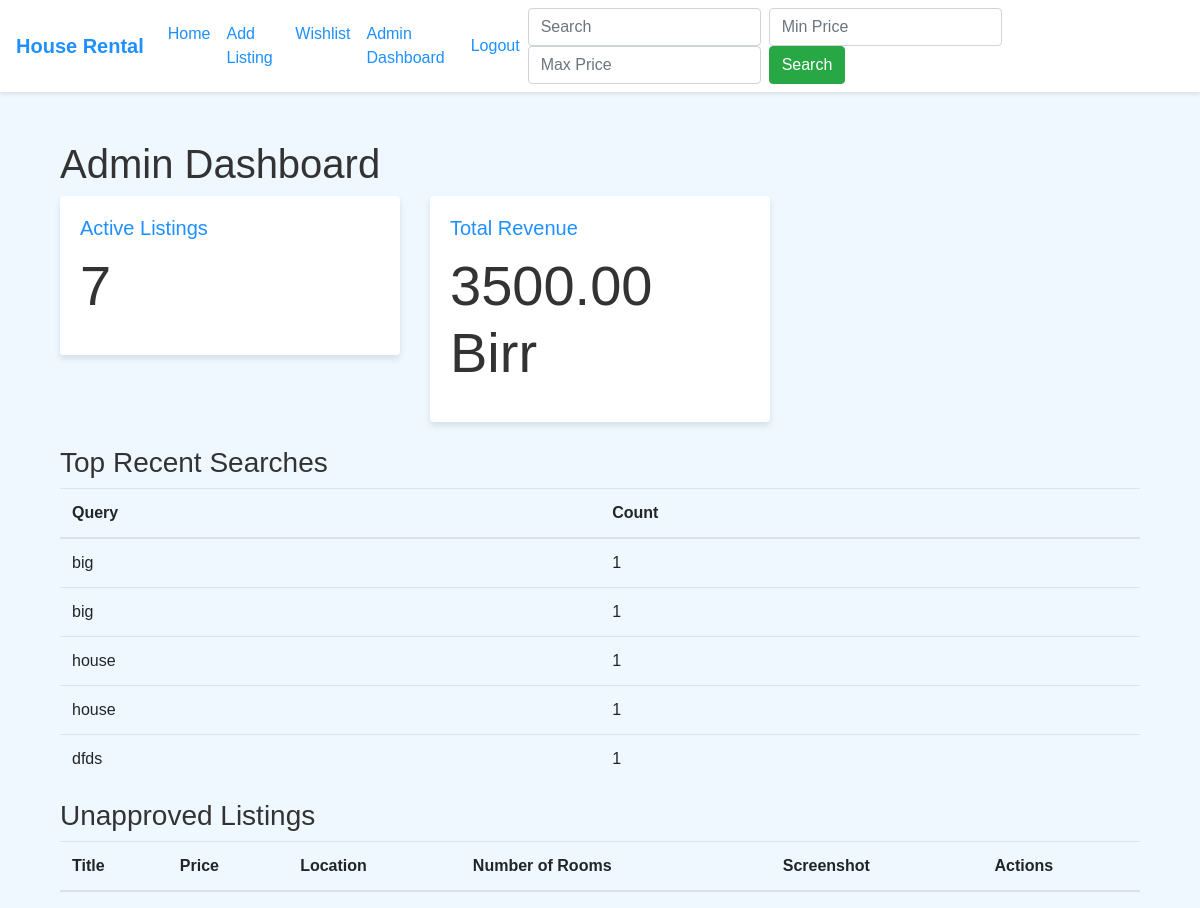
Before: /admin_dashboard (signed in) with the older database file.
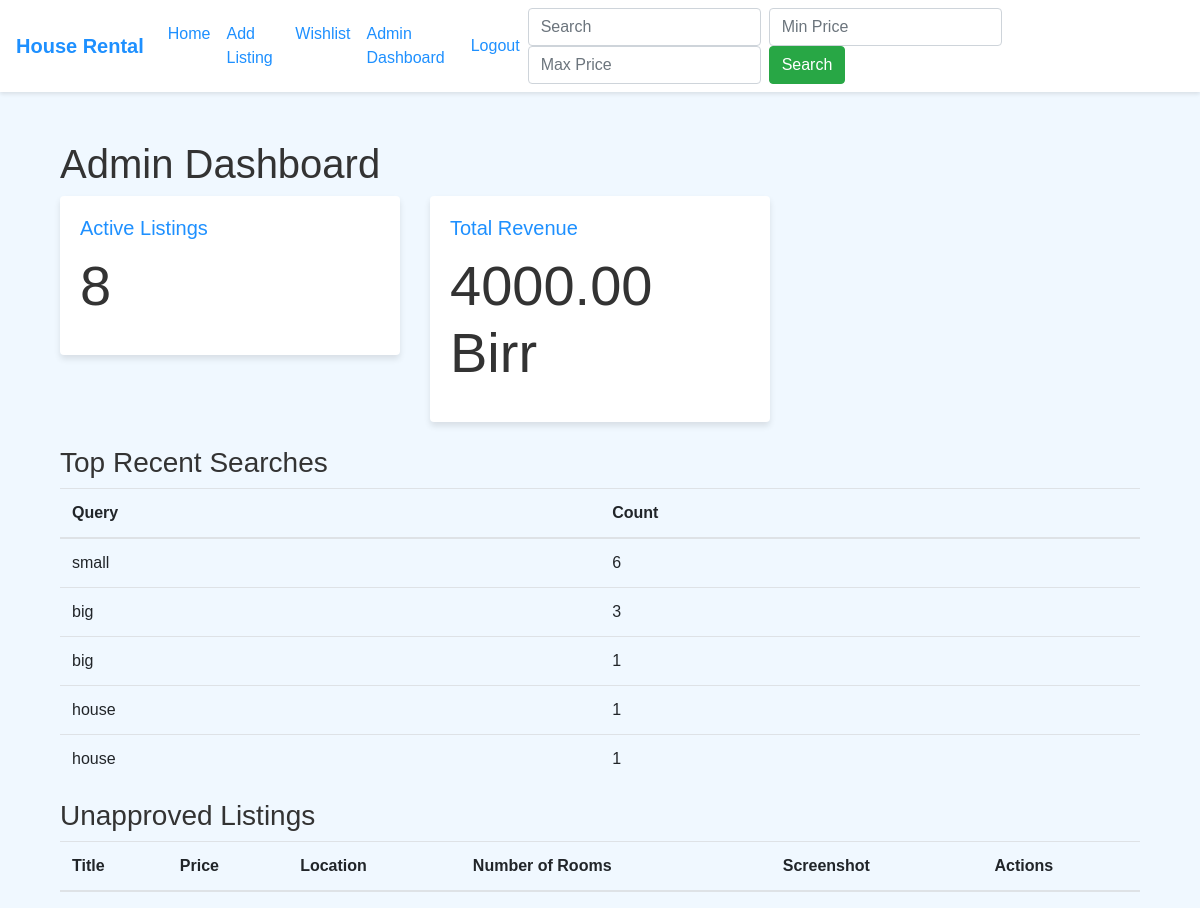
After: the same page with the newer database file.
### app.py (models this page shows)
class SearchTrend(db.Model):
    id = db.Column(db.Integer, primary_key=True)
    query = db.Column(db.String(100), nullable=False)
    count = db.Column(db.Integer, nullable=False)

### app.py (the view)
@app.route("/admin_dashboard", methods=['GET'])
@login_required
def admin_dashboard():
    if not current_user.is_authenticated:
        flash('Please log in to access the admin dashboard.', 'error')
        return redirect(url_for('login'))
    if current_user.role != 'admin':
        flash('You are not authorized to access the admin dashboard.', 'error')
        return redirect(url_for('home'))
    active_listings = HouseListing.query.filter(HouseListing.payDate != None).count()
    revenue = active_listings * 500  # Assuming each listing costs 500 birr
    unapproved_listings = HouseListing.query.filter(HouseListing.payDate.is_(None)).all()
    search_trends =  db.session.query(SearchTrend).order_by(SearchTrend.count.desc()).limit(5).all()
    return render_template('admin_dashboard.html',
                           active_listings=active_listings,
                           revenue=revenue,
                           search_trends=search_trends,
                           unapproved_listings=unapproved_listings
                           )

### app.py (called while the page is built)
@login_manager.user_loader
def load_user(user_id):
    return User.query.get(int(user_id))

### templates/admin_dashboard.html (shortened to what this page needs)
{% extends "base.html" %}
{% block content %}
<!DOCTYPE html>
<html lang="en">
<head>
</head>
<body>
    <div class="container mt-4">
        <h1>Admin Dashboard</h1>
        <div class="row mb-4">
            <div class="col-md-4">
                <div class="card">
                    <div class="card-body">
                        <h5 class="card-title">Active Listings</h5>
                        <p class="display-4">{{ active_listings }}</p>
                    </div>
                </div>
            </div>
            <div class="col-md-4">
                <div class="card">
                    <div class="card-body">
                        <h5 class="card-title">Total Revenue</h5>
                        <p class="display-4">{{ "%.2f"|format(revenue) }} Birr</p>
                    </div>
                </div>
            </div>
        </div>
        <h3>Top Recent Searches</h3>
        <table class="table">
            <thead>
                <tr>
                    <th>Query</th>
                    <th>Count</th>
                </tr>
            </thead>
            <tbody>
                {% for search in search_trends %}
                <tr>
                    <td>{{ search.query }}</td>
                    <td>{{ search.count }}</td>
                </tr>
                {% endfor %}
            </tbody>
        </table>
        <h3>Unapproved Listings</h3>
        <table class="table">
            <thead>
                <tr>
                    <th>Title</th>
                    <th>Price</th>
                    <th>Location</th>
                    <th>Number of Rooms</th>
                    <th>Screenshot</th>
                    <th>Actions</th>
                </tr>
            </thead>
        </table>
    </div>
</body>
</html>
{% endblock %}

Changed rows visible on the page:
no longer on this page (row unchanged): SearchTrend: query "dfds", count "1"
added SearchTrend: query "small", count "6"
changed SearchTrend (number 2 of 5 on the later page): count "1" → "3"
Other visible differences:
{{ active_listings }}: "7" → "8"
{{ "%.2f"|format(revenue) }}: "3500.00" → "4000.00"
